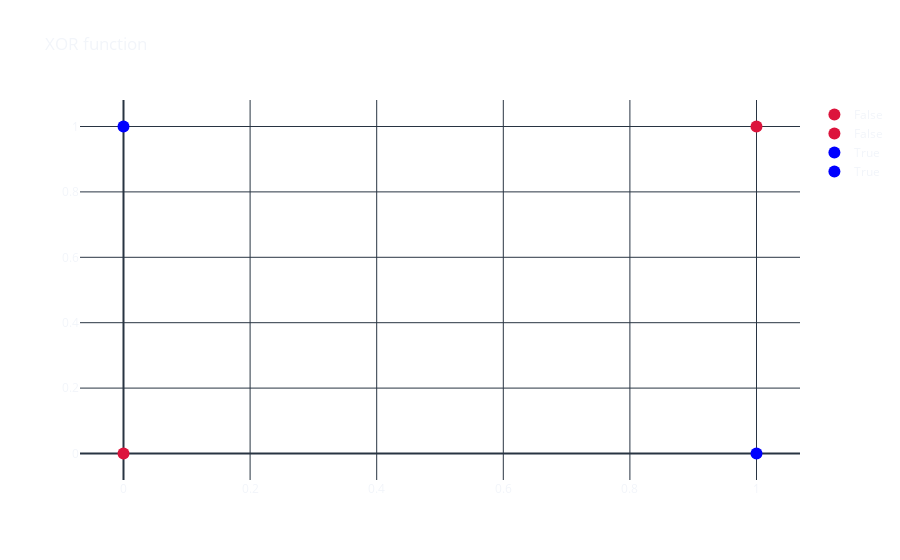

Notebook code cell kept with this figure:
### Markdown cell above
Now, to the XOR problem. The XOR function is one of the simplest non-linear functions. It is impossible to separate True results from False using a single line. Try it yourself...

### Code cell
def xor(x1, x2):
    """
    Return the XOR (exclusive or) of two boolean values.

    Parameters:
        x1 (bool): First boolean value
        x2 (bool): Second boolean value

    Returns:
        bool: XOR of x1 and x2, which is True if only one of them is True, False otherwise.
    """
    return bool(x1) != bool(x2)


x = np.array([[0, 0], [0, 1], [1, 0], [1, 1]])
y = np.array([xor(*i) for i in x])

fig = go.Figure()

fig.add_trace(go.Scatter(
    x=[x[0][0]],
    y=[x[0][1]],
    marker=dict(color="crimson", size=12),
    mode="markers",
    name="False",
))

fig.add_trace(go.Scatter(
    x=[x[3][0]],
    y=[x[3][1]],
    marker=dict(color="crimson", size=12),
    mode="markers",
    name="False",
))

fig.add_trace(go.Scatter(
    x=[x[1][0]],
    y=[x[1][1]],
    marker=dict(color="blue", size=12),
    mode="markers",
    name="True",
))

fig.add_trace(go.Scatter(
    x=[x[2][0]],
    y=[x[2][1]],
    marker=dict(color="blue", size=12),
    mode="markers",
    name="True",
))

fig.update_layout(template='plotly_dark',
                  title='XOR function',
                  paper_bgcolor='rgba(0, 0, 0, 0)',
                  plot_bgcolor='rgba(0, 0, 0, 0)')
fig.show()

### Figure 1 — Plotly figure (JSON) as saved in the notebook; plotly's stock layout.template omitted (floating-point values rounded to 4 significant figures)
{"data": [{"marker": {"color": "crimson", "size": 12}, "mode": "markers", "name": "False", "type": "scatter", "x": [0], "y": [0]}, {"marker": {"color": "crimson", "size": 12}, "mode": "markers", "name": "False", "type": "scatter", "x": [1], "y": [1]}, {"marker": {"color": "blue", "size": 12}, "mode": "markers", "name": "True", "type": "scatter", "x": [0], "y": [1]}, {"marker": {"color": "blue", "size": 12}, "mode": "markers", "name": "True", "type": "scatter", "x": [1], "y": [0]}], "layout": {"paper_bgcolor": "rgba(0, 0, 0, 0)", "plot_bgcolor": "rgba(0, 0, 0, 0)", "title": {"text": "XOR function"}}}
